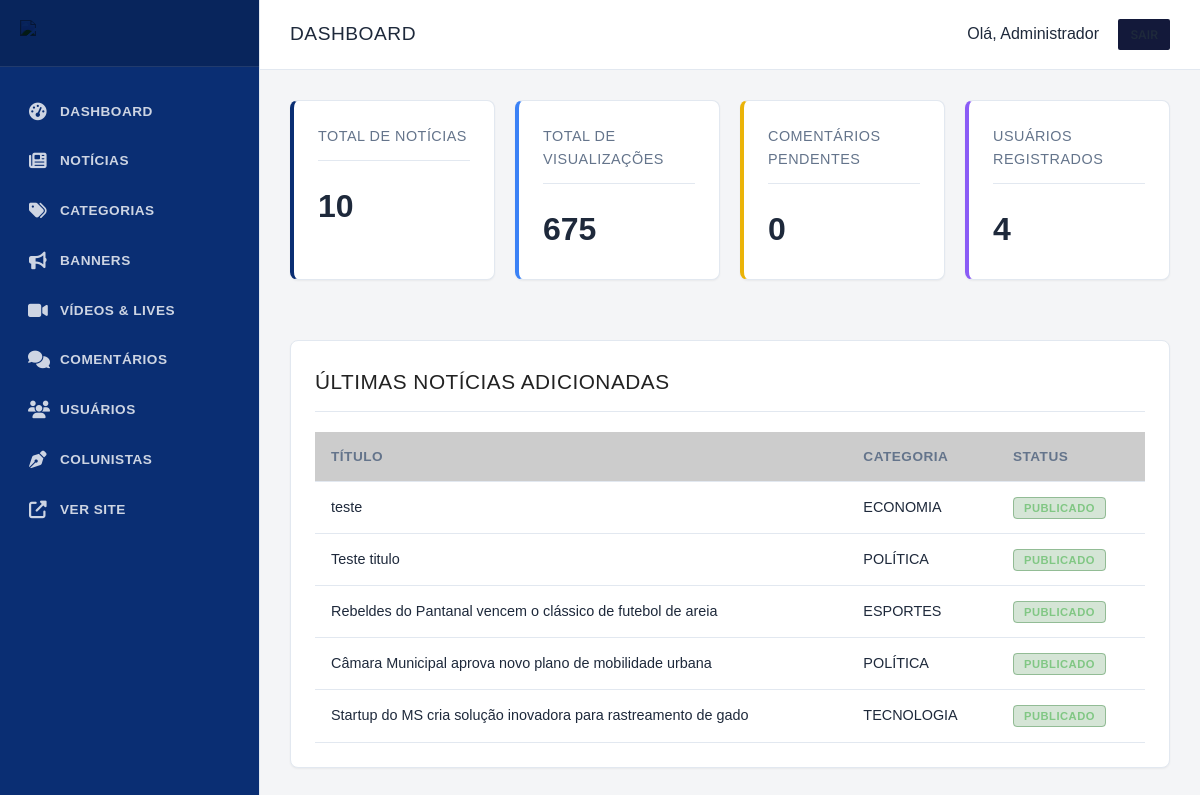
Page /admin/index.php (signed in) on the committed database.
### tables this page shows
CREATE TABLE "noticias" (
            id INTEGER PRIMARY KEY AUTOINCREMENT,
            titulo TEXT NOT NULL,
            subtitulo TEXT DEFAULT NULL,
            slug TEXT NOT NULL UNIQUE,
            conteudo TEXT NOT NULL,
            imagem_destacada TEXT DEFAULT NULL,
            legenda_imagem TEXT DEFAULT NULL,
            autor_id INTEGER DEFAULT NULL,
            autor_nome TEXT DEFAULT NULL,
            categoria_id INTEGER NOT NULL,
            visualizacoes INTEGER DEFAULT 0,
            status TEXT DEFAULT 'rascunho',
            destaque INTEGER DEFAULT 0,
            urgente INTEGER DEFAULT 0,
            data_agendamento DATETIME DEFAULT NULL,
            views INTEGER DEFAULT 0,
            criado_em TIMESTAMP DEFAULT CURRENT_TIMESTAMP,
            atualizado_em TIMESTAMP DEFAULT CURRENT_TIMESTAMP,
            created_at DATETIME DEFAULT CURRENT_TIMESTAMP,
            updated_at DATETIME DEFAULT CURRENT_TIMESTAMP,
            FOREIGN KEY (autor_id) REFERENCES usuarios (id) ON DELETE SET NULL,
            FOREIGN KEY (categoria_id) REFERENCES categorias (id) ON DELETE CASCADE
        );

CREATE TABLE `categorias` (
  `id` INTEGER PRIMARY KEY AUTOINCREMENT,
  `nome` TEXT NOT NULL,
  `slug` TEXT NOT NULL UNIQUE,
  `cor` TEXT DEFAULT '#1b5e20',
  `criado_em` TIMESTAMP DEFAULT CURRENT_TIMESTAMP
, created_at DATETIME);

### includes/functions.php (called while the page is built, shortened)
<?php
function escape($string) {
    return htmlspecialchars($string, ENT_QUOTES, 'UTF-8');
}

### admin/index.php (the view, shortened to what this page needs)
<?php
require_once __DIR__ . '/includes/header.php';
$pdo = Database::getInstance();
$total_noticias = $pdo->query("SELECT COUNT(*) FROM noticias")->fetchColumn();
$total_usuarios = $pdo->query("SELECT COUNT(*) FROM usuarios")->fetchColumn();
$total_comentarios = $pdo->query("SELECT COUNT(*) FROM comentarios WHERE status = 'pendente'")->fetchColumn();
$total_views = $pdo->query("SELECT SUM(visualizacoes) FROM noticias")->fetchColumn();
$ultimas = $pdo->query("SELECT n.titulo, n.status, c.nome as categoria
                        FROM noticias n
                        JOIN categorias c ON n.categoria_id = c.id
                        ORDER BY n.criado_em DESC LIMIT 5")->fetchAll();
?>
<div style="display: grid; grid-template-columns: repeat(auto-fit, minmax(200px, 1fr)); gap: 20px; margin-bottom: 30px;">
    <div class="card" style="border-left: 4px solid var(--admin-primary);">
        <h3 style="color: var(--admin-text-light); font-size: 0.9rem; text-transform: uppercase;">Total de Notícias</h3>
        <p style="font-size: 2rem; font-weight: bold; margin-top: 10px;"><?= $total_noticias ?></p>
    </div>
    <div class="card" style="border-left: 4px solid #3b82f6;">
        <h3 style="color: var(--admin-text-light); font-size: 0.9rem; text-transform: uppercase;">Total de Visualizações</h3>
        <p style="font-size: 2rem; font-weight: bold; margin-top: 10px;"><?= $total_views ?? 0 ?></p>
    </div>
    <div class="card" style="border-left: 4px solid #eab308;">
        <h3 style="color: var(--admin-text-light); font-size: 0.9rem; text-transform: uppercase;">Comentários Pendentes</h3>
        <p style="font-size: 2rem; font-weight: bold; margin-top: 10px;"><?= $total_comentarios ?></p>
    </div>
    <div class="card" style="border-left: 4px solid #8b5cf6;">
        <h3 style="color: var(--admin-text-light); font-size: 0.9rem; text-transform: uppercase;">Usuários Registrados</h3>
        <p style="font-size: 2rem; font-weight: bold; margin-top: 10px;"><?= $total_usuarios ?></p>
    </div>
</div>
<div class="card">
    <h3 style="margin-bottom: 20px;">Últimas Notícias Adicionadas</h3>
    <div class="table-responsive">
        <table>
            <thead>
                <tr>
                    <th>Título</th>
                    <th>Categoria</th>
                    <th>Status</th>
                </tr>
            </thead>
            <tbody>
                <?php foreach ($ultimas as $item): ?>
                <tr>
                    <td><?= escape($item['titulo']) ?></td>
                    <td><?= escape($item['categoria']) ?></td>
                    <td>
                        <?php if ($item['status'] === 'publicado'): ?>
                            <span class="badge badge-success">Publicado</span>
                        <?php else: ?>
                            <span class="badge badge-warning">Rascunho</span>
                        <?php endif; ?>
                    </td>
                </tr>
                <?php endforeach; ?>
            </tbody>
        </table>
    </div>
</div>
<?php require_once __DIR__ . '/includes/footer.php'; ?>

### assets/css/style.css (style rules this page uses)
:root { --color-primary: #13193a; --color-primary-light: #1d2657; --color-accent: #CC0000; --color-text: #222222; --color-text-muted: #666666; --color-bg: #FFFFFF; --color-surface: #F8F9FA; --color-border: #E5E5E5; --color-footer-bg: #111111; --color-footer-text: #CCCCCC; --font-title: 'Merriweather', serif; --font-family: 'Inter', sans-serif; --shadow-sm: 0 1px 3px rgba(0,0,0,0.05); --transition: all 0.2s ease-in-out; }
* { margin: 0; padding: 0; box-sizing: border-box; }
body { font-family: var(--font-family); background-color: var(--color-bg); color: var(--color-text); line-height: 1.5; -webkit-font-smoothing: antialiased; }
h1, h2, h3, h4, h5, h6 { font-family: var(--font-title); font-weight: 700; color: var(--color-text); }

### assets/css/admin.css (style rules this page uses)
:root { --admin-bg: #f4f5f7; --admin-surface: #ffffff; --admin-sidebar: #0a2e73; --admin-sidebar-hover: #113f9c; --admin-sidebar-text: #ffffff; --admin-text: #1e293b; --admin-text-light: #64748b; --admin-primary: #0a2e73; --admin-accent: #c8102e; --admin-border: #e2e8f0; --shadow-sm: 0 1px 2px 0 rgba(0, 0, 0, 0.05); --shadow-md: 0 4px 6px -1px rgba(0, 0, 0, 0.1); }
body { margin: 0; font-family: 'Montserrat', sans-serif; background-color: var(--admin-bg); color: var(--admin-text); line-height: 1.6; }
h1, h2, h3, h4, h5, h6 { font-family: 'Bebas Neue', sans-serif; font-weight: 400; text-transform: uppercase; letter-spacing: 0.5px; }
.card { background: var(--admin-surface); border-radius: 8px; border: 1px solid var(--admin-border); box-shadow: var(--shadow-sm); padding: 24px; margin-bottom: 30px; color: var(--admin-text); }
.card h3 { font-size: 1.3rem; margin-top: 0; border-bottom: 1px solid var(--admin-border); padding-bottom: 12px; margin-bottom: 20px; }
.table-responsive { overflow-x: auto; }
table { width: 100%; border-collapse: collapse; }
table th, table td { padding: 14px 16px; text-align: left; border-bottom: 1px solid var(--admin-border); }
table th { background-color: rgba(0, 0, 0, 0.2); font-weight: 700; font-size: 0.85rem; text-transform: uppercase; letter-spacing: 0.5px; color: var(--admin-text-light); }
table td { font-size: 0.9rem; color: var(--admin-text); }
.badge { padding: 4px 10px; border-radius: 4px; font-size: 0.7rem; font-weight: 700; text-transform: uppercase; letter-spacing: 0.5px; }
.badge-success { background-color: rgba(46, 125, 50, 0.2); color: #81c784; border: 1px solid rgba(46, 125, 50, 0.4); }

### rows in the picture
noticias: titulo "teste", categoria.nome "ECONOMIA", status "PUBLICADO"
noticias: titulo "Teste titulo", categoria.nome "POLÍTICA", status "PUBLICADO"
noticias: titulo "Rebeldes do Pantanal vencem o clássico de futebol de areia", categoria.nome "ESPORTES", status "PUBLICADO"
noticias: titulo "Câmara Municipal aprova novo plano de mobilidade urbana", categoria.nome "POLÍTICA", status "PUBLICADO"
noticias: titulo "Startup do MS cria solução inovadora para rastreamento de gado", categoria.nome "TECNOLOGIA", status "PUBLICADO"

### other values in the picture
$page_title "DASHBOARD"
$_SESSION['user_nome'] "Administrador"
$total_noticias "10"
$total_views "675"
$total_comentarios "0"
$total_usuarios "4"
